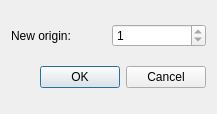
<?xml version="1.0" encoding="UTF-8"?>
<ui version="4.0">
 <class>SetSequenceOriginDialog</class>
 <widget class="QDialog" name="SetSequenceOriginDialog">
  <property name="geometry">
   <rect>
    <x>0</x>
    <y>0</y>
    <width>217</width>
    <height>114</height>
   </rect>
  </property>
  <property name="sizePolicy">
   <sizepolicy hsizetype="Preferred" vsizetype="Preferred">
    <horstretch>0</horstretch>
    <verstretch>0</verstretch>
   </sizepolicy>
  </property>
  <property name="minimumSize">
   <size>
    <width>0</width>
    <height>0</height>
   </size>
  </property>
  <property name="maximumSize">
   <size>
    <width>16777215</width>
    <height>16777215</height>
   </size>
  </property>
  <property name="windowTitle">
   <string>Set sequence origin</string>
  </property>
  <layout class="QVBoxLayout" name="verticalLayout">
   <item>
    <layout class="QHBoxLayout" name="horizontalLayout">
     <item>
      <widget class="QLabel" name="label">
       <property name="text">
        <string>New origin:</string>
       </property>
      </widget>
     </item>
     <item>
      <widget class="QSpinBox" name="seqOriginBox">
       <property name="toolTip">
        <string>New sequence origin point. All annotations will be shifted relative to new origin point.</string>
       </property>
       <property name="minimum">
        <number>1</number>
       </property>
       <property name="maximum">
        <number>1</number>
       </property>
      </widget>
     </item>
    </layout>
   </item>
   <item>
    <widget class="QDialogButtonBox" name="buttonBox">
     <property name="standardButtons">
      <set>QDialogButtonBox::Cancel|QDialogButtonBox::Ok</set>
     </property>
    </widget>
   </item>
  </layout>
 </widget>
 <resources/>
 <connections>
  <connection>
   <sender>buttonBox</sender>
   <signal>accepted()</signal>
   <receiver>SetSequenceOriginDialog</receiver>
   <slot>accept()</slot>
   <hints>
    <hint type="sourcelabel">
     <x>159</x>
     <y>256</y>
    </hint>
    <hint type="destinationlabel">
     <x>159</x>
     <y>138</y>
    </hint>
   </hints>
  </connection>
  <connection>
   <sender>buttonBox</sender>
   <signal>rejected()</signal>
   <receiver>SetSequenceOriginDialog</receiver>
   <slot>reject()</slot>
   <hints>
    <hint type="sourcelabel">
     <x>159</x>
     <y>256</y>
    </hint>
    <hint type="destinationlabel">
     <x>159</x>
     <y>138</y>
    </hint>
   </hints>
  </connection>
 </connections>
</ui>
